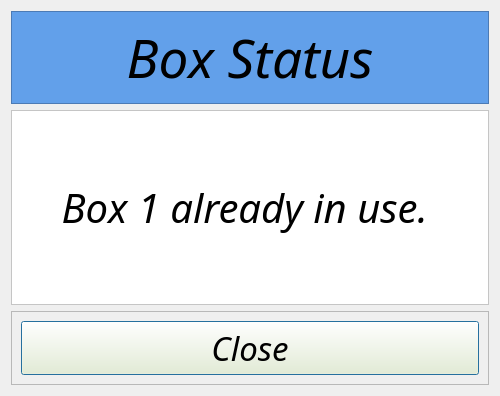
<?xml version="1.0" encoding="UTF-8"?>
<ui version="4.0">
 <class>mpBoxStatus</class>
 <widget class="QDialog" name="mpBoxStatus">
  <property name="geometry">
   <rect>
    <x>0</x>
    <y>0</y>
    <width>500</width>
    <height>396</height>
   </rect>
  </property>
  <property name="windowTitle">
   <string>Dialog</string>
  </property>
  <layout class="QVBoxLayout" name="verticalLayout">
   <item>
    <widget class="QFrame" name="frame">
     <property name="styleSheet">
      <string notr="true">background-color: rgb(98, 160, 234);</string>
     </property>
     <property name="frameShape">
      <enum>QFrame::Shape::StyledPanel</enum>
     </property>
     <property name="frameShadow">
      <enum>QFrame::Shadow::Raised</enum>
     </property>
     <layout class="QVBoxLayout" name="verticalLayout_2">
      <item>
       <widget class="QLabel" name="label">
        <property name="font">
         <font>
          <family>Ubuntu Sans</family>
          <pointsize>40</pointsize>
          <italic>true</italic>
          <bold>false</bold>
         </font>
        </property>
        <property name="text">
         <string>Box Status</string>
        </property>
        <property name="alignment">
         <set>Qt::AlignmentFlag::AlignCenter</set>
        </property>
       </widget>
      </item>
     </layout>
    </widget>
   </item>
   <item>
    <widget class="QFrame" name="frame_2">
     <property name="sizePolicy">
      <sizepolicy hsizetype="Preferred" vsizetype="Expanding">
       <horstretch>0</horstretch>
       <verstretch>0</verstretch>
      </sizepolicy>
     </property>
     <property name="styleSheet">
      <string notr="true">background-color: rgb(255, 255, 255);</string>
     </property>
     <property name="frameShape">
      <enum>QFrame::Shape::StyledPanel</enum>
     </property>
     <property name="frameShadow">
      <enum>QFrame::Shadow::Raised</enum>
     </property>
     <layout class="QGridLayout" name="gridLayout">
      <item row="0" column="0">
       <widget class="QLabel" name="mpBoxInuselb">
        <property name="font">
         <font>
          <family>Ubuntu Sans</family>
          <pointsize>30</pointsize>
          <italic>true</italic>
         </font>
        </property>
        <property name="text">
         <string>Box 1 already in use. </string>
        </property>
        <property name="alignment">
         <set>Qt::AlignmentFlag::AlignCenter</set>
        </property>
       </widget>
      </item>
     </layout>
    </widget>
   </item>
   <item alignment="Qt::AlignmentFlag::AlignBottom">
    <widget class="QFrame" name="frame_3">
     <property name="frameShape">
      <enum>QFrame::Shape::StyledPanel</enum>
     </property>
     <property name="frameShadow">
      <enum>QFrame::Shadow::Raised</enum>
     </property>
     <layout class="QVBoxLayout" name="verticalLayout_3">
      <item>
       <widget class="QPushButton" name="mpCloseBoxStatusbtn">
        <property name="minimumSize">
         <size>
          <width>0</width>
          <height>50</height>
         </size>
        </property>
        <property name="font">
         <font>
          <family>Ubuntu Sans</family>
          <pointsize>25</pointsize>
          <italic>true</italic>
         </font>
        </property>
        <property name="styleSheet">
         <string notr="true">background-color: rgb(249, 248, 207);</string>
        </property>
        <property name="text">
         <string>Close</string>
        </property>
       </widget>
      </item>
     </layout>
    </widget>
   </item>
  </layout>
 </widget>
 <resources/>
 <connections>
  <connection>
   <sender>mpCloseBoxStatusbtn</sender>
   <signal>clicked()</signal>
   <receiver>mpBoxStatus</receiver>
   <slot>accept()</slot>
   <hints>
    <hint type="sourcelabel">
     <x>25</x>
     <y>354</y>
    </hint>
    <hint type="destinationlabel">
     <x>1</x>
     <y>309</y>
    </hint>
   </hints>
  </connection>
 </connections>
</ui>
